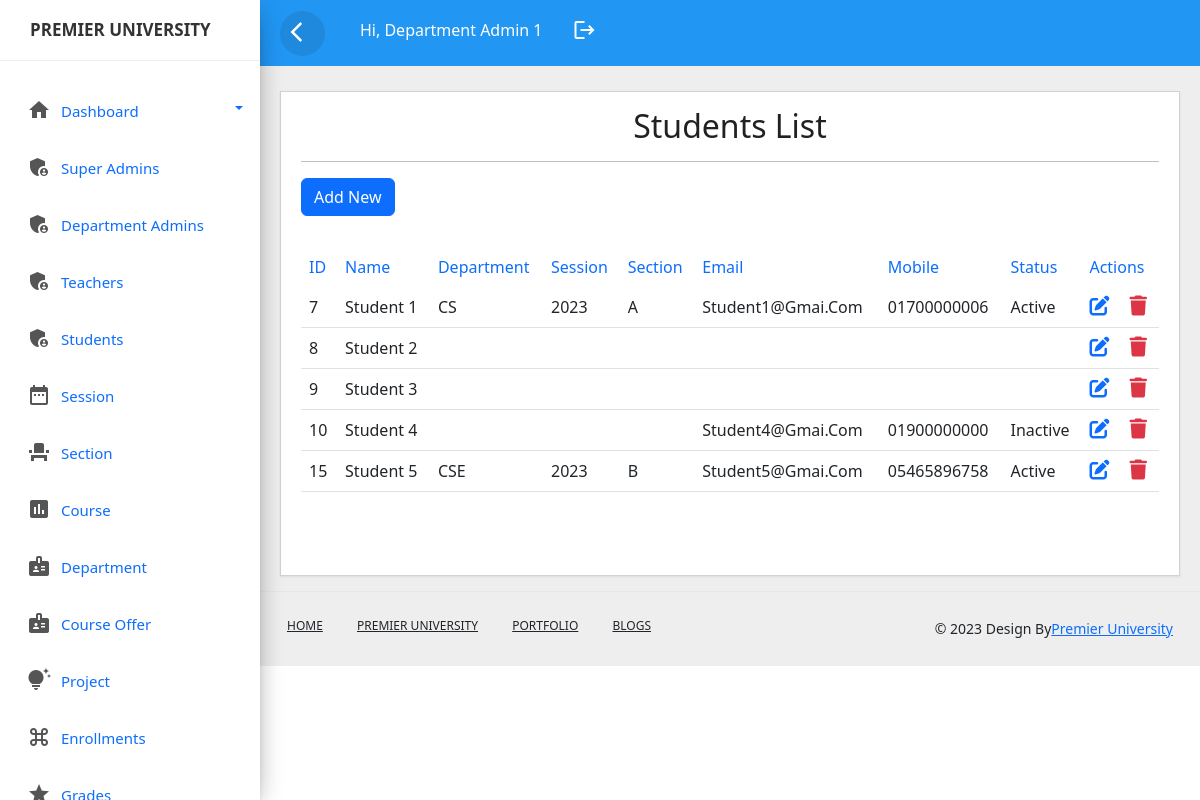
The app's page /student.php (signed in), older data.
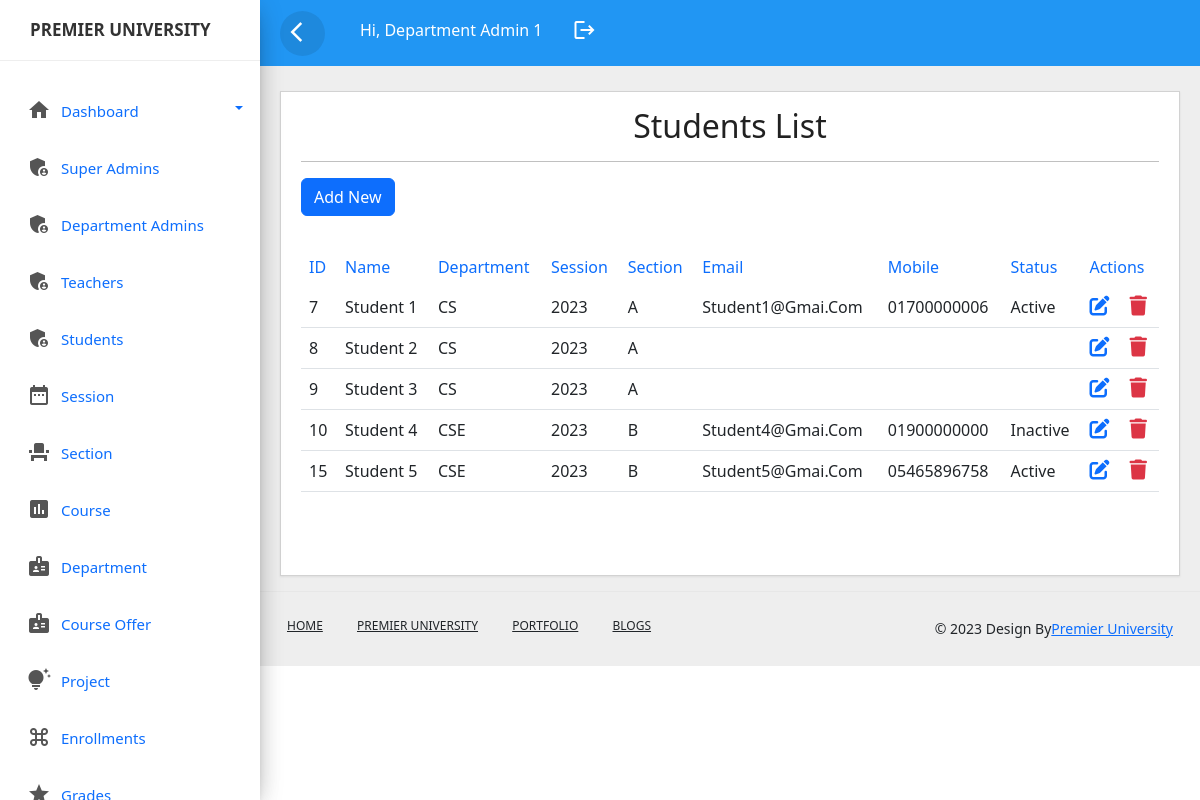
The same page, newer data.
### tables this page shows
CREATE TABLE `users` (
  `id` int(11) NOT NULL,
  `name` varchar(100) NOT NULL,
  `username` varchar(100) NOT NULL,
  `password` varchar(100) NOT NULL,
  `role` varchar(100) NOT NULL,
  `created` timestamp NOT NULL DEFAULT current_timestamp() ON UPDATE current_timestamp(),
  `email` varchar(100) NOT NULL,
  `address` varchar(50) DEFAULT NULL,
  `sessionid` int(11) DEFAULT NULL,
  `sectionid` int(11) DEFAULT NULL,
  `courseid` int(11) DEFAULT NULL,
  `departmentid` int(11) DEFAULT NULL,
  `status` varchar(10) DEFAULT NULL,
  `mobile` varchar(100) NOT NULL
);

CREATE TABLE `department` (
  `departmentid` int(11) NOT NULL,
  `departmentname` varchar(255) NOT NULL,
  `remarks` varchar(255) NOT NULL
);

CREATE TABLE `session` (
  `sessionid` int(11) NOT NULL,
  `session` varchar(50) NOT NULL,
  `courseid` int(11) DEFAULT NULL
);

CREATE TABLE `section` (
  `sectionid` int(11) NOT NULL,
  `sessionid` varchar(30) NOT NULL,
  `sectionname` varchar(30) NOT NULL,
  `departmentid` int(11) DEFAULT NULL
);

### student.php (the view, shortened to what this page needs)
<?php include_once('header.php');?>
<?php include_once('sidebar.php');?>
<?php include_once('top-header.php');?>
<!DOCTYPE html>
<html lang="en">
<head>
	<link rel="stylesheet" href="css/style.css">
 <link href="https://cdn.jsdelivr.net/npm/bootstrap@5.2.3/dist/css/bootstrap.min.css" rel="stylesheet">
 <link rel="stylesheet" href="https://cdnjs.cloudflare.com/ajax/libs/font-awesome/6.4.0/css/all.min.css" />
</head>
<body>
	<div class="main-content">
		<div class="row">
			<div class="col-lg-12 col-md-12">
				<div class="card" style="min-height:485px">
					<div class="card-header card-header-text">
						<h2 class="card-title" style="text-align: center;">Students List</h2>
						<hr>
						<a href="add_student.php" class="btn btn-primary mb-3">Add New</a>
					</div>
					<div class="card-content table-responsive">
						<table class="table table-hover">
							<thead class="text-primary">
								<tr><th>ID</th>
									<th>Name</th>
									<th>Department</th>
									<th>Session</th>
									<th>Section</th>
									<th>Email</th>
									<th>Mobile</th>
									<th>Status</th>
									<th>Actions</th>
								</tr>
							</thead>
							<tbody>
								<?php
									@include 'config.php';
									$query=mysqli_query($conn,"SELECT * from users left join department on users.departmentid=department.departmentid left join session on users.sessionid=session.sessionid left join section on users.sectionid=section.sectionid where users.role='student' order by name asc ");
									while($row=mysqli_fetch_array($query)){
									?>
									<tr>
										<td><?php echo ucwords($row['id']); ?></td>
										<td><?php echo ucwords($row['name']); ?></td>
										<td><?php echo ucwords($row['departmentname']); ?></td>
										<td><?php echo ucwords($row['session']); ?></td>
										<td><?php echo ucwords($row['sectionname']); ?></td>
										<td><?php echo ucwords($row['email']); ?></td>
										<td><?php echo ucwords($row['mobile']); ?></td>
										<td><?php echo ucwords($row['status']); ?></td>
										<td>
											 <a href="edit_student.php?id=<?php echo $row['id'] ?>&roleid=<?php echo $row['role'] ?>&status=<?php echo $row['status'] ?>&departmentid=<?php echo $row['departmentid'] ?>&sessionid=<?php echo $row['sessionid'] ?>&sectionid=<?php echo $row['sectionid'] ?>" ><i class="fa-solid fa-pen-to-square fs-5 me-3"></i></a>
             <a href="delete_admins.php?id=<?php echo $row['id'] ?>" class="link-danger"><i class="fa-solid fa-trash fs-5"></i></a>
										</td>
									</tr>
									<?php
									}
								?>
							</tbody>
						</table>
					</div>
				</div>
			</div>
		</div>
	</div>
		</body>
		<?php include_once('footer.php');?>
		</html>

Row changes from the older to the newer data that the page shows:
changed users "Student 2": departmentid.departmentname (not shown) → "CS"; sessionid.session (not shown) → "2023"; sectionid.sectionname (not shown) → "A"
changed users "Student 3": departmentid.departmentname (not shown) → "CS"; sessionid.session (not shown) → "2023"; sectionid.sectionname (not shown) → "A"
changed users "Student 4": departmentid.departmentname (not shown) → "CSE"; sessionid.session (not shown) → "2023"; sectionid.sectionname (not shown) → "B"
